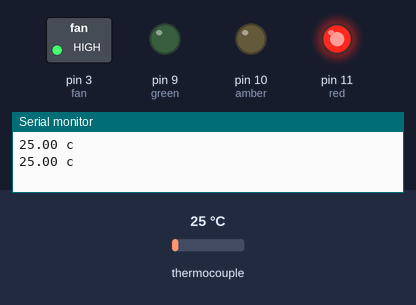
The sketch below on a simulated Arduino Uno, built with avr-gcc and run on an emulated ATmega328P. Shown: switched loads named in the sketch (green lamp = pin HIGH), output pins drawn as LEDs (lit = HIGH), the last lines printed to the serial monitor. The inputs (shaded band) are chosen by the test bench; at power-on: thermocouple 25 °C.

Above: at 1.7 s.
1.8 s: thermocouple set to 19 °C
At 3.0 s:
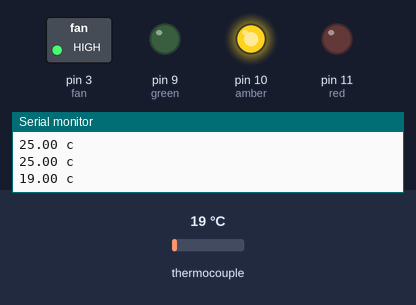
4.0 s: thermocouple set to 17 °C
At 5.7 s:
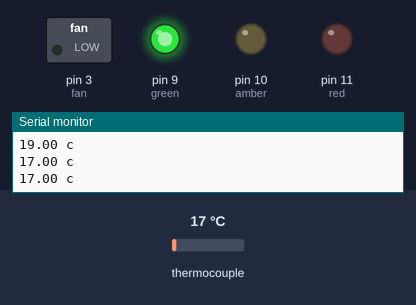
6.0 s: thermocouple set to 75 °C
At 7.5 s:
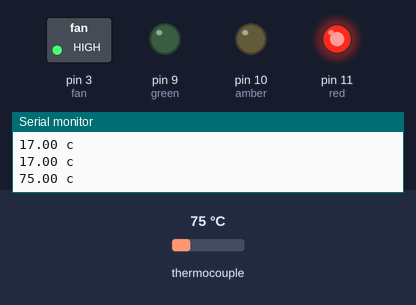
8.0 s: thermocouple set to 6 °C
At 9.1 s:
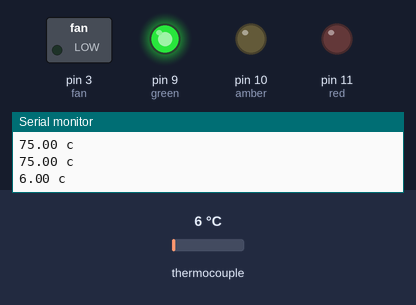
Timing chart, 0 to 11.0 s (numbered marks = the images above; inputs shaded):
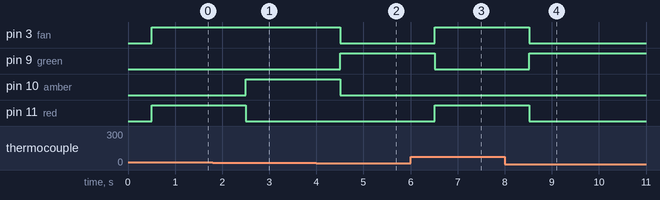

Measured:
- the behaviour switches between 22 and 21 °C on thermocouple (found by bisection; images 0 and 1)
- the behaviour switches between 19 and 18 °C on thermocouple (found by bisection; images 1 and 2)
- after the input at 1.8 s, pin 10 (amber): LOW → HIGH after 0.71 s; pin 11 (red): HIGH → LOW after 0.71 s
- after the input at 4.0 s, pin 3 (fan), pin 10 (amber): HIGH → LOW after 0.51 s; pin 9 (green): LOW → HIGH after 0.51 s
- after the input at 6.0 s, pin 3 (fan), pin 11 (red): LOW → HIGH after 0.51 s; pin 9 (green): HIGH → LOW after 0.51 s
- after the input at 8.0 s, pin 3 (fan), pin 11 (red): HIGH → LOW after 0.52 s; pin 9 (green): LOW → HIGH after 0.52 s

The sketch:

AmpFan.ino
```cpp
#include "max6675.h"

int currentTemp;
bool fanStatus = false;
int upperThreshold = 20;
int lowerThreshold = 18;
int overHeatingThreshold = 22;
int fan = 3;
int green = 9;
int amber = 10;
int red = 11;
int thermoDO = 4;
int thermoCS = 5;
int thermoCLK = 6;

MAX6675 thermocouple(thermoCLK, thermoCS, thermoDO);

void setup() {
  Serial.begin(9600);
  pinMode (fan, OUTPUT);
  pinMode (green, OUTPUT);
  pinMode (amber, OUTPUT);
  pinMode (red, OUTPUT);
  delay(500);
}

void loop() {
  Serial.print(thermocouple.readCelsius());
  Serial.println(" c");
  currentTemp = thermocouple.readCelsius();
  reactToTemperatureChange();
  delay(1000);
}

void turnOnFan() {
  digitalWrite (fan, HIGH);
  digitalWrite (green, LOW);
  digitalWrite (amber, HIGH);
  digitalWrite (red, LOW);
  fanStatus = true;
}

void turnOffFan() {
  digitalWrite (fan, LOW);
  digitalWrite (green, HIGH);
  digitalWrite (amber, LOW);
  digitalWrite (red, LOW);
  fanStatus = false;
}

void overHeatAction() {
  digitalWrite (fan, HIGH);
  digitalWrite (green, LOW);
  digitalWrite (amber, LOW);
  digitalWrite (red, HIGH);
  fanStatus = true;
}

void reactToTemperatureChange() {
  if (currentTemp >= overHeatingThreshold) {
    overHeatAction();
  } else if (currentTemp >= upperThreshold) {
      turnOnFan();
  } else if (currentTemp <= lowerThreshold) {
      turnOffFan();
  } else if ((currentTemp <= upperThreshold) && fanStatus) {
      turnOnFan();
  } else {
     turnOffFan();
  }
}
```
